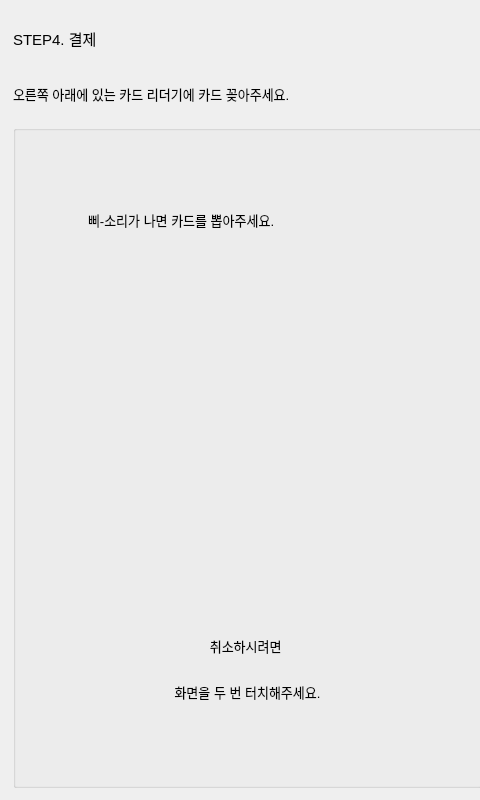
<?xml version="1.0" encoding="UTF-8"?>
<ui version="4.0">
 <class>Dialog</class>
 <widget class="QDialog" name="Dialog">
  <property name="geometry">
   <rect>
    <x>0</x>
    <y>0</y>
    <width>480</width>
    <height>800</height>
   </rect>
  </property>
  <property name="windowTitle">
   <string>Dialog</string>
  </property>
  <widget class="QWidget" name="verticalLayoutWidget">
   <property name="geometry">
    <rect>
     <x>0</x>
     <y>0</y>
     <width>495</width>
     <height>801</height>
    </rect>
   </property>
   <layout class="QGridLayout" name="gridLayout">
    <property name="sizeConstraint">
     <enum>QLayout::SetDefaultConstraint</enum>
    </property>
    <property name="leftMargin">
     <number>13</number>
    </property>
    <property name="topMargin">
     <number>13</number>
    </property>
    <property name="rightMargin">
     <number>13</number>
    </property>
    <property name="bottomMargin">
     <number>13</number>
    </property>
    <item row="0" column="0">
     <widget class="QLabel" name="labelMain">
      <property name="minimumSize">
       <size>
        <width>0</width>
        <height>50</height>
       </size>
      </property>
      <property name="maximumSize">
       <size>
        <width>16777215</width>
        <height>50</height>
       </size>
      </property>
      <property name="font">
       <font>
        <pointsize>11</pointsize>
       </font>
      </property>
      <property name="text">
       <string>STEP4. 결제</string>
      </property>
     </widget>
    </item>
    <item row="1" column="0">
     <widget class="QLabel" name="label">
      <property name="minimumSize">
       <size>
        <width>0</width>
        <height>50</height>
       </size>
      </property>
      <property name="maximumSize">
       <size>
        <width>16777215</width>
        <height>50</height>
       </size>
      </property>
      <property name="font">
       <font>
        <pointsize>10</pointsize>
       </font>
      </property>
      <property name="text">
       <string>오른쪽 아래에 있는 카드 리더기에 카드 꽂아주세요.</string>
      </property>
     </widget>
    </item>
    <item row="2" column="0">
     <widget class="QGroupBox" name="groupBox">
      <property name="font">
       <font>
        <pointsize>10</pointsize>
       </font>
      </property>
      <property name="layoutDirection">
       <enum>Qt::RightToLeft</enum>
      </property>
      <property name="title">
       <string/>
      </property>
      <property name="alignment">
       <set>Qt::AlignCenter</set>
      </property>
      <layout class="QGridLayout" name="gridLayout_2">
       <item row="7" column="1">
        <spacer name="verticalSpacer">
         <property name="orientation">
          <enum>Qt::Vertical</enum>
         </property>
         <property name="sizeHint" stdset="0">
          <size>
           <width>20</width>
           <height>40</height>
          </size>
         </property>
        </spacer>
       </item>
       <item row="5" column="1">
        <widget class="QLabel" name="btnCancel_1">
         <property name="minimumSize">
          <size>
           <width>240</width>
           <height>40</height>
          </size>
         </property>
         <property name="maximumSize">
          <size>
           <width>16777215</width>
           <height>30</height>
          </size>
         </property>
         <property name="text">
          <string>취소하시려면 </string>
         </property>
         <property name="alignment">
          <set>Qt::AlignCenter</set>
         </property>
        </widget>
       </item>
       <item row="1" column="1">
        <widget class="QLabel" name="label2">
         <property name="text">
          <string>삐-소리가 나면 카드를 뽑아주세요.</string>
         </property>
        </widget>
       </item>
       <item row="3" column="2">
        <spacer name="horizontalSpacer">
         <property name="orientation">
          <enum>Qt::Horizontal</enum>
         </property>
         <property name="sizeHint" stdset="0">
          <size>
           <width>40</width>
           <height>20</height>
          </size>
         </property>
        </spacer>
       </item>
       <item row="4" column="1">
        <spacer name="verticalSpacer_3">
         <property name="orientation">
          <enum>Qt::Vertical</enum>
         </property>
         <property name="sizeHint" stdset="0">
          <size>
           <width>20</width>
           <height>40</height>
          </size>
         </property>
        </spacer>
       </item>
       <item row="0" column="1">
        <spacer name="verticalSpacer_2">
         <property name="orientation">
          <enum>Qt::Vertical</enum>
         </property>
         <property name="sizeHint" stdset="0">
          <size>
           <width>20</width>
           <height>40</height>
          </size>
         </property>
        </spacer>
       </item>
       <item row="3" column="1">
        <widget class="QLabel" name="PayImg">
         <property name="enabled">
          <bool>true</bool>
         </property>
         <property name="sizePolicy">
          <sizepolicy hsizetype="Maximum" vsizetype="Preferred">
           <horstretch>0</horstretch>
           <verstretch>0</verstretch>
          </sizepolicy>
         </property>
         <property name="minimumSize">
          <size>
           <width>319</width>
           <height>240</height>
          </size>
         </property>
         <property name="maximumSize">
          <size>
           <width>319</width>
           <height>240</height>
          </size>
         </property>
         <property name="layoutDirection">
          <enum>Qt::LeftToRight</enum>
         </property>
         <property name="text">
          <string/>
         </property>
         <property name="alignment">
          <set>Qt::AlignCenter</set>
         </property>
        </widget>
       </item>
       <item row="2" column="1">
        <spacer name="verticalSpacer_4">
         <property name="orientation">
          <enum>Qt::Vertical</enum>
         </property>
         <property name="sizeHint" stdset="0">
          <size>
           <width>20</width>
           <height>40</height>
          </size>
         </property>
        </spacer>
       </item>
       <item row="3" column="0">
        <spacer name="horizontalSpacer_2">
         <property name="orientation">
          <enum>Qt::Horizontal</enum>
         </property>
         <property name="sizeHint" stdset="0">
          <size>
           <width>20</width>
           <height>20</height>
          </size>
         </property>
        </spacer>
       </item>
       <item row="6" column="1">
        <widget class="QLabel" name="btnCancel_2">
         <property name="minimumSize">
          <size>
           <width>240</width>
           <height>40</height>
          </size>
         </property>
         <property name="maximumSize">
          <size>
           <width>16777215</width>
           <height>30</height>
          </size>
         </property>
         <property name="text">
          <string>화면을 두 번 터치해주세요.</string>
         </property>
         <property name="alignment">
          <set>Qt::AlignCenter</set>
         </property>
        </widget>
       </item>
      </layout>
     </widget>
    </item>
   </layout>
  </widget>
 </widget>
 <resources/>
 <connections/>
</ui>
